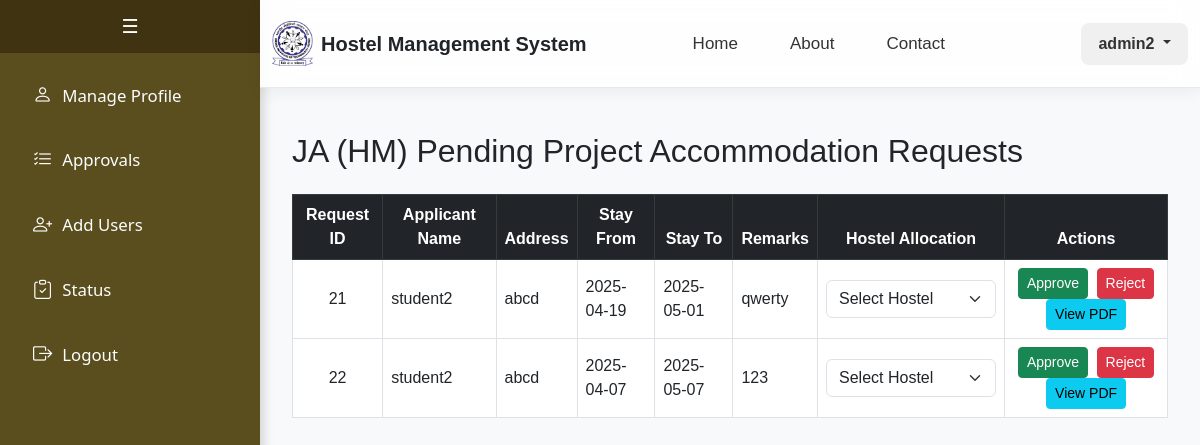
The app's page /admin/ja_pending_project_requests (signed in) with its own data.
### app/models.py (models this page shows, shortened)
class ProjectAccommodationRequest(db.Model):
    __tablename__ = 'project_accommodation_request'
    id = db.Column(db.Integer, primary_key=True)
    applicant_id = db.Column(db.Integer, db.ForeignKey('custom_user.id', ondelete='CASCADE'), nullable=False)
    faculty_id = db.Column(db.Integer, db.ForeignKey('faculty.faculty_id', ondelete='SET NULL'))
    address = db.Column(db.Text, nullable=False)
    stay_from = db.Column(db.Date, nullable=False)
    stay_to = db.Column(db.Date, nullable=False)
    category = db.Column(db.String(1), nullable=False)  # 'A' or 'B'
    arrival_date = db.Column(db.Date, nullable=False)
    arrival_time = db.Column(db.Time, nullable=False)
    departure_date = db.Column(db.Date, nullable=False)
    departure_time = db.Column(db.Time, nullable=False)
    offer_letter_path = db.Column(db.String(200))
    id_proof_path = db.Column(db.String(200))
    remarks = db.Column(db.Text)
    hostel_allotted = db.Column(db.String(20), db.ForeignKey('hostel.hostel_no', ondelete='SET NULL'))
    status = db.Column(db.String(50))
    otp = db.Column(db.String(10))  # New column for OTP
    created_at = db.Column(db.DateTime, default=datetime.utcnow)
    applicant = db.relationship('CustomUser', backref=db.backref('project_accommodation_requests', cascade='all, delete-orphan'))
    hostel = db.relationship('Hostel', backref=db.backref('project_accommodation_requests', cascade='all, delete-orphan'))

class CustomUser(db.Model):
    __tablename__ = 'custom_user'
    id = db.Column(db.Integer, primary_key=True)
    email = db.Column(db.String(255), unique=True, nullable=False)
    name = db.Column(db.String(100), nullable=False)
    password = db.Column(db.String(100), nullable=False)
    is_staff = db.Column(db.Boolean, default=False)
    is_active = db.Column(db.Boolean, default=True)
    gender = db.Column(db.String(20), default='Not Specified')
    student = db.relationship('Student', backref='user', uselist=False, cascade="all, delete")
    caretaker = db.relationship('Caretaker', backref='user', uselist=False, cascade="all, delete")
    faculty = db.relationship('Faculty', backref='user', uselist=False, cascade="all, delete")
    admin = db.relationship('Admin', backref='user', uselist=False, cascade="all, delete")
    guest = db.relationship('Guest', backref='user', uselist=False, cascade="all, delete")

### app/admin.py (the view, shortened to what this page needs)
@admin_bp.route("/admin/ja_pending_project_requests", methods=["GET", "POST"])
def ja_pending_project_requests():
    if 'user_id' not in session or session.get('user_role') != 'admin':
        return redirect(url_for('auth.login'))
    user_id = session['user_id']
    admin = Admin.query.filter_by(admin_id=user_id).first()
    if not admin or admin.designation != "JA (HM)":
        flash("Access denied. Only JA (HM) can access this page.", "danger")
        return redirect(url_for('auth.login'))
    pending_requests = ProjectAccommodationRequest.query.filter_by(
        status="Pending approval from JA (HM)"
    ).all()
    hostels_with_vacancy = db.session.query(
        Hostel.hostel_no,
        Hostel.hostel_name,
        db.func.sum(Room.room_occupancy - Room.current_occupancy).label("vacancies")
    ).join(Hostel.rooms).group_by(Hostel.hostel_no, Hostel.hostel_name).all()
    return render_template(
        "admin/ja_pending_project_requests.html",
        pending_requests=pending_requests,
        hostels=hostels_with_vacancy
    )

### templates/admin/ja_pending_project_requests.html (shortened to what this page needs)
{% extends "admin/base.html" %}
{% block content %}
<div class="container mt-4">
    <h2 class="mb-4">JA (HM) Pending Project Accommodation Requests</h2>
    {% if pending_requests %}
    <div class="table-responsive">
        <table class="table table-bordered table-hover align-middle">
            <thead class="table-dark text-center">
                <tr>
                    <th>Request ID</th>
                    <th>Applicant Name</th>
                    <th>Address</th>
                    <th>Stay From</th>
                    <th>Stay To</th>
                    <th>Remarks</th>
                    <th>Hostel Allocation</th>
                    <th>Actions</th>
                </tr>
            </thead>
            <tbody>
                {% for request in pending_requests %}
                <tr>
                    <td class="text-center">{{ request.id }}</td>
                    <td>{{ request.applicant.name }}</td>
                    <td>{{ request.address }}</td>
                    <td>{{ request.stay_from }}</td>
                    <td>{{ request.stay_to }}</td>
                    <td>{{ request.remarks or 'N/A' }}</td>
                    <td>
                        <form method="POST" action="{{ url_for('admin.ja_pending_project_requests') }}">
                            <select class="form-select" name="hostel_id" required>
                                <option value="" disabled selected>Select Hostel</option>
                            </select>
                    </td>
                    <td class="text-center">
                            <button type="submit" name="action" value="approve" class="btn btn-success btn-sm me-1">Approve</button>
                            <button type="submit" name="action" value="reject" class="btn btn-danger btn-sm">Reject</button>
                            <a href="{{ url_for('admin.view_project_accommodation_pdf', request_id=request.id) }}" class="btn btn-info btn-sm">View PDF</a>
                    </td>
                </tr>
                {% endfor %}
            </tbody>
        </table>
    </div>
    {% else %}
    <div class="alert alert-info mt-4" role="alert">
        No pending project accommodation requests found.
    </div>
    {% endif %}
</div>
{% endblock %}

### templates/admin/base.html (style rules this page uses)
body { margin: 0; font-family: Arial, sans-serif; }

### records on screen
ProjectAccommodationRequest: id "21", applicant.name "student2", address "abcd", stay_from "2025-04-19", stay_to "2025-05-01", remarks "qwerty"
ProjectAccommodationRequest: id "22", applicant.name "student2", address "abcd", stay_from "2025-04-07", stay_to "2025-05-07", remarks "123"

### other values on screen
{{ session['user_name'] }} "admin2"
